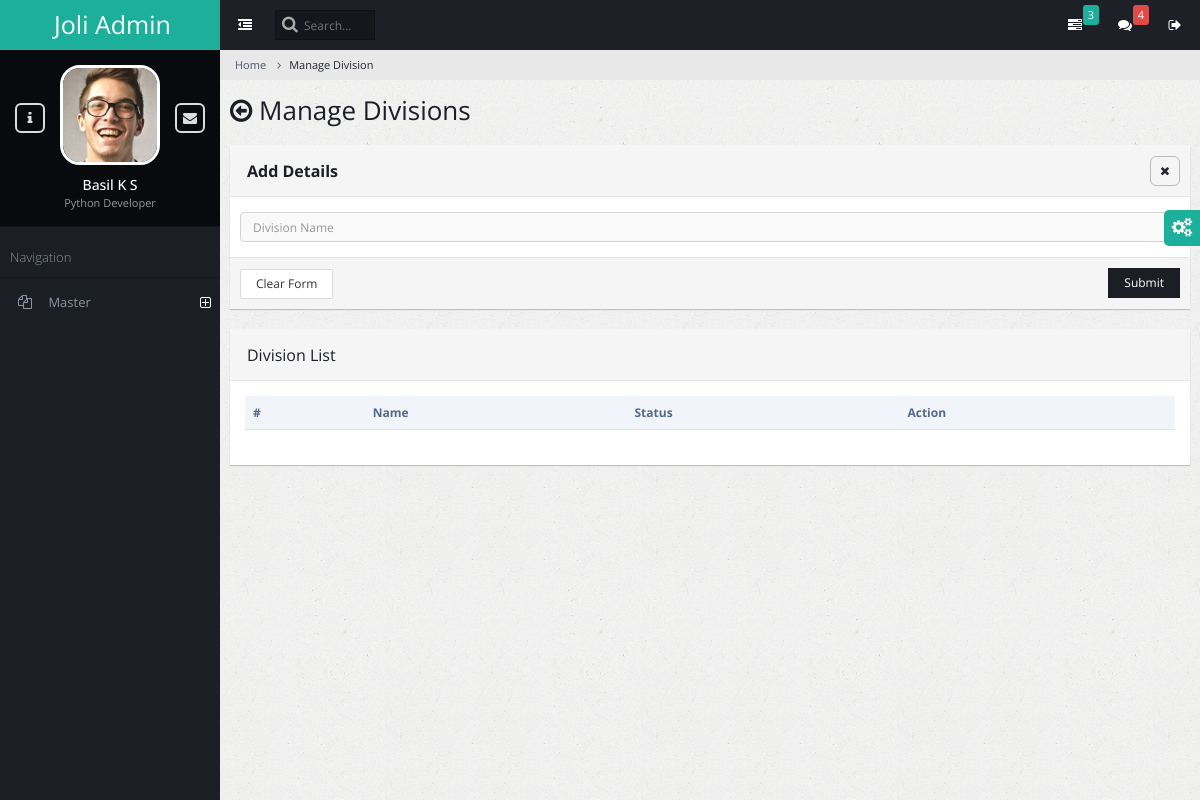
The page /division_mng/ on the database as committed earlier.
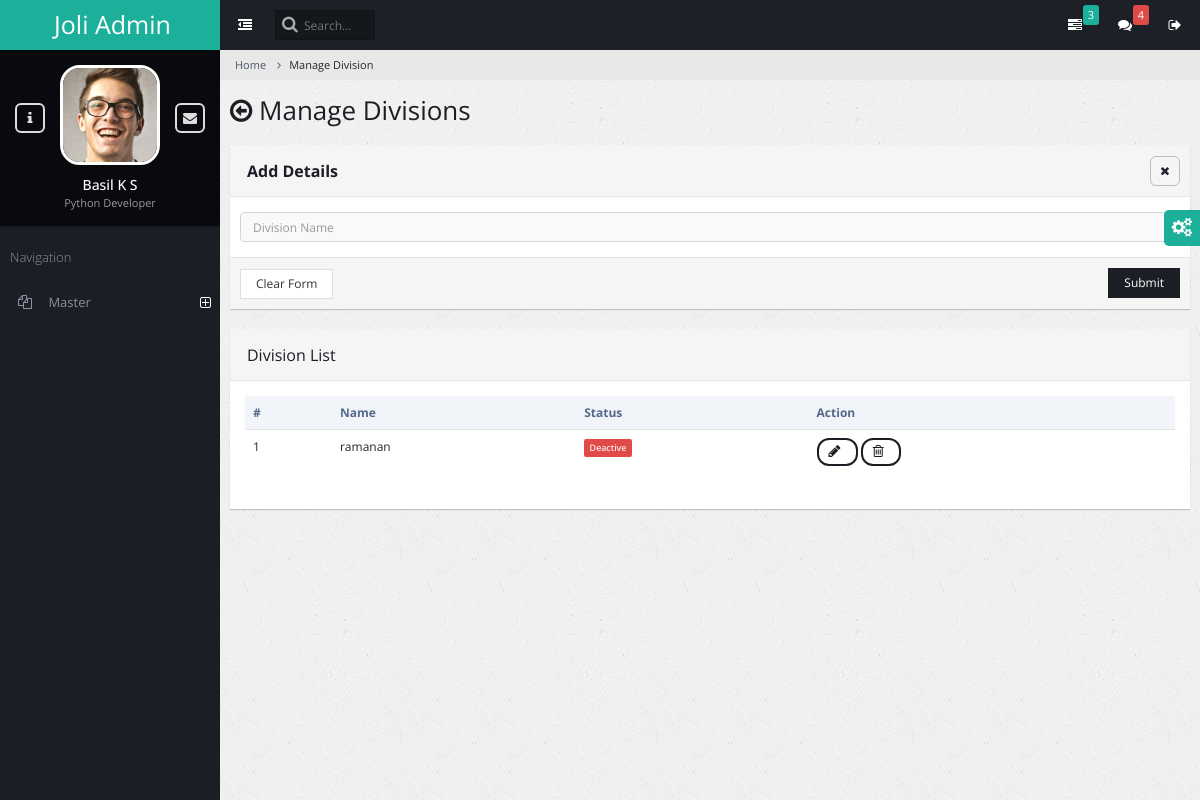
The same page on the database as committed later.
### admin_master/models.py (models this page shows)
class masterdivision(models.Model):
    divisionname=models.CharField(max_length=100)
    status=models.IntegerField(default=1)

### admin_master/views.py (the view, shortened to what this page needs)
# urls.py: path('division_mng/', views.division_mng,name="division_mng"),
@csrf_exempt
def division_mng(request):
    message=''
    divisions = masterdivision.objects.all()
    return render(request, 'Division_manage.html', {'mess': message, 'divisions': divisions})

### admin_master/templates/Division_manage.html (shortened to what the changed rows need)
{% load static %}
<!DOCTYPE html>
<html lang="en">
    <head>
        <link rel="stylesheet" type="text/css" id="theme" href="{% static 'css/theme-default.css' %}"/>
    </head>
    <body>
        <div class="page-container">
            <div class="page-content">
                <div class="page-title">
                    <h2><span class="fa fa-arrow-circle-o-left"></span> Manage Divisions</h2>
                </div>
                <div class="page-content-wrap">
                 <div class="row">
                  <div class="col-md-12">
                 <div class="panel panel-default">
                    <div class="panel-body">
                        <table class="table datatable">
                            <thead>
                                <tr>
                                    <th>#</th>
                                    <th>Name</th>
                                    <th>Status</th>
                                    <th>Action</th>
                                </tr>
                            </thead>
                            <tbody>
                                {% for divi in divisions %}
                                <tr id="row{{divi.id}}">
                                    <td>{{ forloop.counter }}</td>
                                    <td>{{ divi.divisionname }}</td>
                                    {% if divi.status == 0 %}
                                    <td><span class="label label-danger">Deactive</span></td>
                                    {% endif %}
                                    <td>
                                        <a href="#" class="btn btn-primary btn-rounded"  onclick="poping('{{divi.id}}')">
                                             <span class="fa fa-pencil"></span>
                                        </a>
                                        <a href="#" class="btn btn-primary btn-rounded mb-control" onclick="delete_row('row{{divi.id}}',{{divi.id}},'/division_mng_dlt/');">
                                            <span class="fa fa-trash-o"></span>
                                       </a>
                                    </td>
                                </tr>
                                {% endfor %}
                            </tbody>
                        </table>
                    </div>
                  </div>
                </div>
            </div>
                </div>
            </div>
        </div>
    </body>
</html>

Rows that differ between the two databases and show on the page:
added masterdivision: divisionname "ramanan", status "Deactive"
